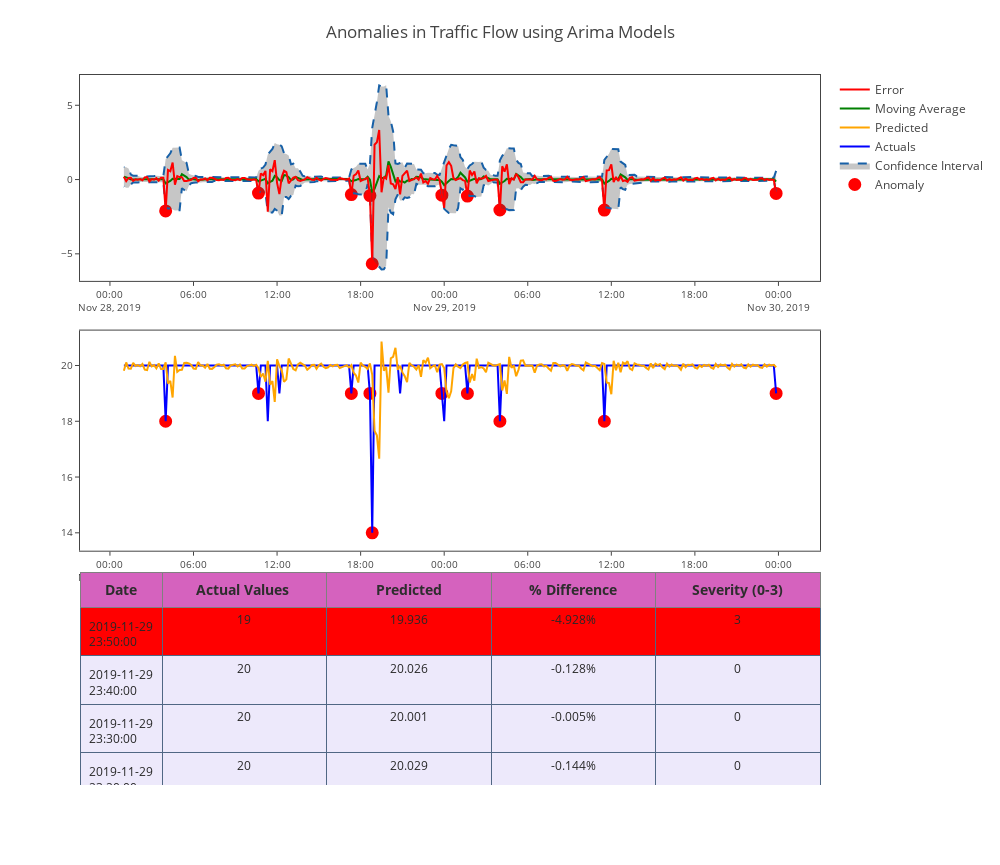

The notebook cell this image was saved under:
### Code cell
classify_df=detect_classify_anomalies(predicted_df,7)
classify_df.reset_index(inplace=True)
del classify_df['index']
classify_df.head()
plot_anomaly(classify_df.iloc[:-6,:],"Anomalies in Traffic Flow using Arima Models")

### Figure 1 — Plotly figure (JSON) as saved in the notebook; plotly's stock layout.template omitted (floating-point values rounded to 4 significant figures; data arrays with more than 128 entries replaced by an {"elided": "..."} marker saying what was removed)
{"data": [{"cells": {"align": ["center", "center", "center", "center", "center"], "fill": {"color": {"elided": "1x282 str values"}}, "font": {"color": ["rgb(40, 40, 40)", "rgb(40, 40, 40)", "rgb(40, 40, 40)", "rgb(40, 40, 40)", "rgb(40, 40, 40)"], "size": 12}, "height": 27, "line": {"color": "#506784"}, "suffix": [null, "", "", "%", ""], "values": {"elided": "5x282 mixed values"}}, "columnwidth": [1, 2], "domain": {"x": [0, 1], "y": [0, 0.3]}, "header": {"fill": {"color": "#d562be"}, "font": {"color": ["rgb(45, 45, 45)", "rgb(45, 45, 45)", "rgb(45, 45, 45)", "rgb(45, 45, 45)", "rgb(45, 45, 45)"], "size": 14}, "height": 20, "values": [["<b>Date</b>"], ["<b>Actual Values </b>"], ["<b>Predicted</b>"], ["<b>% Difference</b>"], ["<b>Severity (0-3)</b>"]]}, "type": "table"}, {"marker": {"color": "red", "line": {"color": "red", "width": 2}, "size": 11}, "mode": "markers", "name": "Anomaly", "type": "scatter", "x": {"elided": "282 str values"}, "xaxis": "x1", "y": {"elided": "282 float values"}, "yaxis": "y1"}, {"marker": {"color": "red", "line": {"color": "red", "width": 2}, "size": 11}, "mode": "markers", "name": "anomaly actual", "showlegend": false, "type": "scatter", "x": {"elided": "282 str values"}, "xaxis": "x2", "y": {"elided": "282 int values"}, "yaxis": "y2"}, {"fill": "tonexty", "fillcolor": "rgba(68, 68, 68, 0.3)", "hoverinfo": "skip", "line": {"color": "rgb(23, 96, 167)", "dash": "dash", "width": 2}, "marker": {"color": "#444"}, "showlegend": false, "type": "scatter", "x": {"elided": "282 str values"}, "xaxis": "x1", "y": {"elided": "282 float values"}, "yaxis": "y1"}, {"fill": "tonexty", "fillcolor": "rgba(68, 68, 68, 0.3)", "line": {"color": "rgb(23, 96, 167)", "dash": "dash", "width": 2}, "marker": {"color": "#444"}, "name": "Confidence Interval", "type": "scatter", "x": {"elided": "282 str values"}, "xaxis": "x1", "y": {"elided": "282 float values"}, "yaxis": "y1"}, {"marker": {"color": "blue", "line": {"width": 1}, "size": 12}, "mode": "line", "name": "Actuals", "type": "scatter", "x": {"elided": "282 str values"}, "xaxis": "x2", "y": {"elided": "282 int values"}, "yaxis": "y2"}, {"marker": {"color": "orange", "line": {"width": 1}, "size": 12}, "mode": "line", "name": "Predicted", "type": "scatter", "x": {"elided": "282 str values"}, "xaxis": "x2", "y": {"elided": "282 float values"}, "yaxis": "y2"}, {"marker": {"color": "green", "line": {"width": 1}, "size": 12}, "mode": "line", "name": "Moving Average", "text": "Moving average", "type": "scatter", "x": {"elided": "282 str values"}, "xaxis": "x1", "y": {"elided": "282 float values"}, "yaxis": "y1"}, {"marker": {"color": "red", "line": {"width": 1}, "size": 12}, "mode": "line", "name": "Error", "text": "Error", "type": "scatter", "x": {"elided": "282 str values"}, "xaxis": "x1", "y": {"elided": "282 float values"}, "yaxis": "y1"}], "layout": {"autosize": false, "height": 865, "margin": {"t": 75}, "showlegend": true, "title": "Anomalies in Traffic Flow using Arima Models", "width": 1000, "xaxis1": {"anchor": "y1", "domain": [0, 1], "gridcolor": "#ffffff", "mirror": true, "showgrid": true, "showline": true, "showticklabels": true, "tickfont": {"size": 10}, "ticklen": 4, "zeroline": false}, "xaxis2": {"anchor": "y2", "domain": [0, 1], "gridcolor": "#ffffff", "mirror": true, "showgrid": true, "showline": true, "showticklabels": true, "tickfont": {"size": 10}, "ticklen": 4, "zeroline": false}, "yaxis1": {"anchor": "x1", "domain": [0.71, 1], "gridcolor": "#ffffff", "hoverformat": ".2f", "mirror": true, "showgrid": true, "showline": true, "tickfont": {"size": 10}, "ticklen": 4, "zeroline": false}, "yaxis2": {"anchor": "x2", "domain": [0.33, 0.64], "gridcolor": "#ffffff", "hoverformat": ".2f", "mirror": true, "showgrid": true, "showline": true, "tickfont": {"size": 10}, "ticklen": 4, "zeroline": false}}}
